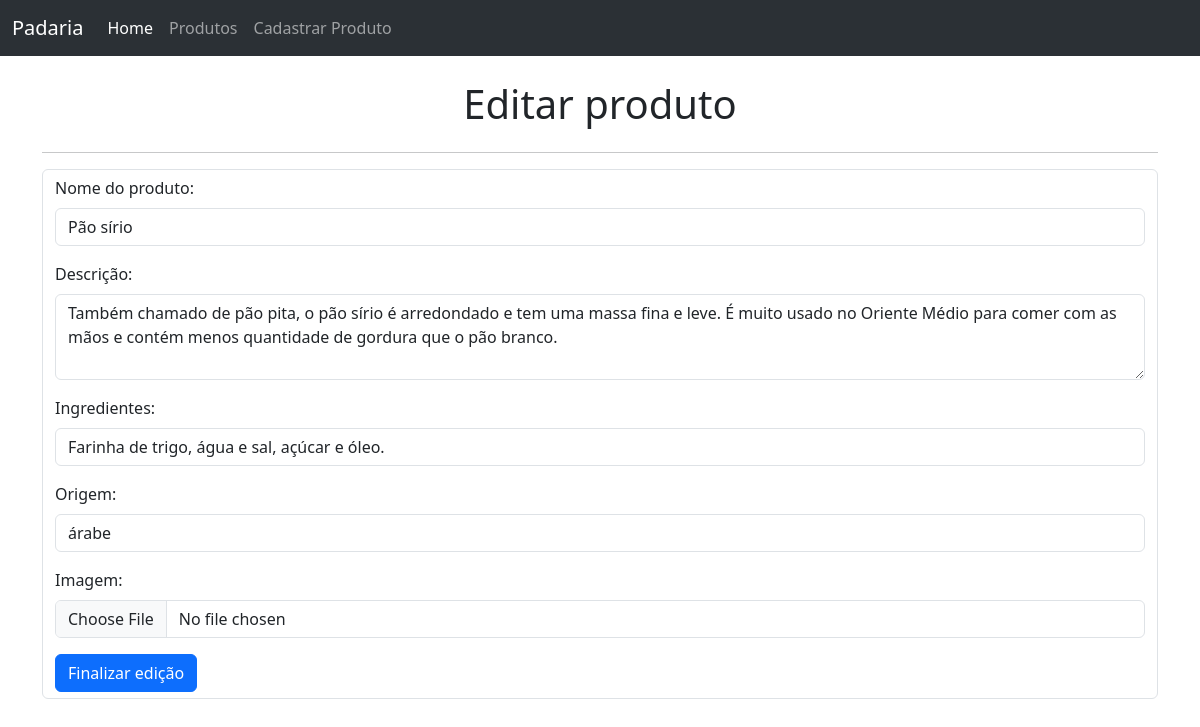
The app's page /editar_produtos/4 with its own data.
### app.py (models this page shows, shortened)
class Product(db.Model):
    __tablename__ = 'produto'
    id = db.Column(db.Integer, primary_key=True)
    nome = db.Column(db.String(100), nullable=False)
    descricao = db.Column(db.String(500))
    ingredientes = db.Column(db.String(500))
    origem = db.Column(db.String(100))
    imagem = db.Column(db.String(100))

### app.py (the view)
@app.route("/editar_produtos/<int:id>", methods=["GET", "POST"])
def editar_produto(id):
    if request.method == "POST":
        dados_editados = request.form
        imagem = request.files['imagem']
        produto = db.session.execute(db.select(Product).filter(Product.id == id)).scalar()
        produto.nome = dados_editados["nome"]
        produto.descricao = dados_editados["descricao"]
        produto.ingredientes = dados_editados["ingredientes"]
        produto.origem = dados_editados["origem"]
        if imagem.filename:
            produto.imagem = imagem.filename
        db.session.commit()
        return redirect("/listar_produtos")
    else:
        produto_editado = db.session.execute(db.select(Product).filter(Product.id == id)).scalar()
        return render_template("editar.html",produto=produto_editado)

### templates/editar.html (shortened to what this page needs)
{% extends 'base.html' %}
{% block main %}
<div class="container">
    <br>
    <div class="d-flex justify-content-center">
        <h1>Editar produto</h1>
    </div>
    <hr>
    <form
    action="{{url_for('editar_produto', id=produto.id)}}"
    class="form-control"
    enctype="multipart/form-data"
    method="post">
        <div class="mb-3">
            <label for="nome" class="form-label">Nome do produto:</label>
            <input type="text" class="form-control" name="nome" value="{{produto.nome}}" required>
        </div>
          <div class="mb-3">
            <label for="descricao" class="form-label">Descrição:</label>
            <textarea class="form-control" name="descricao" rows="3">{{produto.descricao}}</textarea>
          </div>
          <div class="mb-3">
            <label for="ingredientes" class="form-label">Ingredientes:</label>
            <input type="text" class="form-control" name="ingredientes" value="{{produto.ingredientes}}">
        </div>
        <div class="mb-3">
            <label for="origem" class="form-label">Origem:</label>
            <input type="text" class="form-control" name="origem" value="{{produto.origem}}">
        </div>
        <div class="mb-3">
            <label for="imagem" class="form-label">Imagem:</label>
            <input type="file" class="form-control" name="imagem">
        </div>
        <input class="btn btn-primary" type="submit" value="Finalizar edição">
    </form>
</div>
<br>
{% endblock %}

### records on screen
Product: nome "Pão sírio", descricao "Também chamado de pão pita, o pão sírio é arredondado e tem uma massa fina e leve. É muito usado no Oriente Médio para comer com as mãos e contém menos quantidade de gordura que o pão branco.", ingredientes "Farinha de trigo, água e sal, açúcar e óleo.", origem "árabe"
